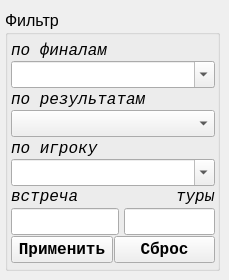
      <widget class="QWidget" name="tab_3">
       <attribute name="title">
        <string>фин</string>
       </attribute>
       <widget class="QGroupBox" name="groupBox_filter_group_3">
        <property name="geometry">
         <rect>
          <x>5</x>
          <y>10</y>
          <width>215</width>
          <height>261</height>
         </rect>
        </property>
        <property name="font">
         <font>
          <pointsize>12</pointsize>
          <weight>50</weight>
          <bold>false</bold>
         </font>
        </property>
        <property name="title">
         <string>Фильтр</string>
        </property>
        <layout class="QVBoxLayout" name="verticalLayout_32">
         <property name="spacing">
          <number>1</number>
         </property>
         <property name="leftMargin">
          <number>3</number>
         </property>
         <property name="topMargin">
          <number>5</number>
         </property>
         <property name="rightMargin">
          <number>2</number>
         </property>
         <property name="bottomMargin">
          <number>5</number>
         </property>
         <item>
          <layout class="QVBoxLayout" name="verticalLayout_36">
           <property name="spacing">
            <number>1</number>
           </property>
           <item>
            <widget class="QLabel" name="label_38">
             <property name="font">
              <font>
               <family>Courier New</family>
               <pointsize>12</pointsize>
               <italic>true</italic>
              </font>
             </property>
             <property name="text">
              <string>по финалам</string>
             </property>
            </widget>
           </item>
           <item>
            <widget class="QComboBox" name="comboBox_filter_final">
             <property name="editable">
              <bool>true</bool>
             </property>
            </widget>
           </item>
          </layout>
         </item>
         <item>
          <layout class="QVBoxLayout" name="verticalLayout_38">
           <property name="spacing">
            <number>1</number>
           </property>
           <item>
            <widget class="QLabel" name="label_40">
             <property name="font">
              <font>
               <family>Courier New</family>
               <pointsize>12</pointsize>
               <italic>true</italic>
              </font>
             </property>
             <property name="text">
              <string>по результатам</string>
             </property>
            </widget>
           </item>
           <item>
            <widget class="QComboBox" name="comboBox_filter_played_fin"/>
           </item>
          </layout>
         </item>
         <item>
          <layout class="QVBoxLayout" name="verticalLayout_39">
           <property name="spacing">
            <number>1</number>
           </property>
           <item>
            <widget class="QLabel" name="label_41">
             <property name="font">
              <font>
               <family>Courier New</family>
               <pointsize>12</pointsize>
               <italic>true</italic>
              </font>
             </property>
             <property name="text">
              <string>по игроку</string>
             </property>
            </widget>
           </item>
           <item>
            <widget class="QComboBox" name="comboBox_find_name_fin">
             <property name="font">
              <font>
               <pointsize>12</pointsize>
              </font>
             </property>
             <property name="editable">
              <bool>true</bool>
             </property>
            </widget>
           </item>
          </layout>
         </item>
         <item>
          <layout class="QVBoxLayout" name="verticalLayout_40">
           <property name="spacing">
            <number>1</number>
           </property>
           <item>
            <layout class="QHBoxLayout" name="horizontalLayout_29">
             <item>
              <widget class="QLabel" name="label_44">
               <property name="sizePolicy">
                <sizepolicy hsizetype="Minimum" vsizetype="Preferred">
                 <horstretch>0</horstretch>
                 <verstretch>0</verstretch>
                </sizepolicy>
               </property>
               <property name="font">
                <font>
                 <family>Courier New</family>
                 <pointsize>12</pointsize>
                 <italic>true</italic>
                </font>
               </property>
               <property name="text">
                <string>&lt;html&gt;&lt;head/&gt;&lt;body&gt;&lt;p&gt;встреча&lt;/p&gt;&lt;/body&gt;&lt;/html&gt;</string>
               </property>
              </widget>
             </item>
             <item>
              <spacer name="horizontalSpacer_10">
               <property name="orientation">
                <enum>Qt::Horizontal</enum>
               </property>
               <property name="sizeHint" stdset="0">
                <size>
                 <width>40</width>
                 <height>20</height>
                </size>
               </property>
              </spacer>
             </item>
             <item>
              <widget class="QLabel" name="label_61">
               <property name="sizePolicy">
                <sizepolicy hsizetype="Minimum" vsizetype="Preferred">
                 <horstretch>0</horstretch>
                 <verstretch>0</verstretch>
                </sizepolicy>
               </property>
               <property name="font">
                <font>
                 <family>Courier New</family>
                 <pointsize>12</pointsize>
                 <italic>true</italic>
                </font>
               </property>
               <property name="text">
                <string>&lt;html&gt;&lt;head/&gt;&lt;body&gt;&lt;p&gt;туры&lt;/p&gt;&lt;/body&gt;&lt;/html&gt;</string>
               </property>
              </widget>
             </item>
            </layout>
           </item>
           <item>
            <layout class="QHBoxLayout" name="horizontalLayout_30">
             <property name="spacing">
              <number>5</number>
             </property>
             <item>
              <widget class="QLineEdit" name="lineEdit_num_game_fin">
               <property name="sizePolicy">
                <sizepolicy hsizetype="Preferred" vsizetype="Fixed">
                 <horstretch>0</horstretch>
                 <verstretch>0</verstretch>
                </sizepolicy>
               </property>
               <property name="font">
                <font>
                 <weight>75</weight>
                 <bold>true</bold>
                </font>
               </property>
               <property name="alignment">
                <set>Qt::AlignCenter</set>
               </property>
              </widget>
             </item>
             <item>
              <spacer name="horizontalSpacer_11">
               <property name="orientation">
                <enum>Qt::Horizontal</enum>
               </property>
               <property name="sizeHint" stdset="0">
                <size>
                 <width>40</width>
                 <height>20</height>
                </size>
               </property>
              </spacer>
             </item>
             <item>
              <widget class="QLineEdit" name="lineEdit_tour">
               <property name="sizePolicy">
                <sizepolicy hsizetype="Preferred" vsizetype="Fixed">
                 <horstretch>0</horstretch>
                 <verstretch>0</verstretch>
                </sizepolicy>
               </property>
               <property name="alignment">
                <set>Qt::AlignCenter</set>
               </property>
              </widget>
             </item>
            </layout>
           </item>
          </layout>
         </item>
         <item>
          <layout class="QHBoxLayout" name="horizontalLayout_31">
           <property name="spacing">
            <number>1</number>
           </property>
           <item>
            <widget class="QPushButton" name="Button_filter_fin">
             <property name="font">
              <font>
               <family>Courier New</family>
               <pointsize>12</pointsize>
               <weight>75</weight>
               <bold>true</bold>
              </font>
             </property>
             <property name="text">
              <string>Применить</string>
             </property>
            </widget>
           </item>
           <item>
            <widget class="QPushButton" name="Button_reset_filter_fin">
             <property name="font">
              <font>
               <family>Courier New</family>
               <pointsize>12</pointsize>
               <weight>75</weight>
               <bold>true</bold>
              </font>
             </property>
             <property name="text">
              <string>Сброс</string>
             </property>
            </widget>
           </item>
          </layout>
         </item>
        </layout>
       </widget>
      </widget>
